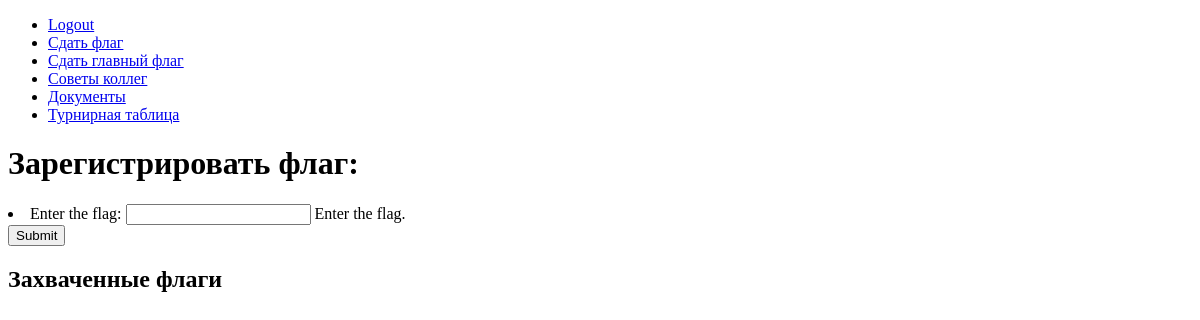
/turnir/ (signed in), run on an earlier commit of the app's database.
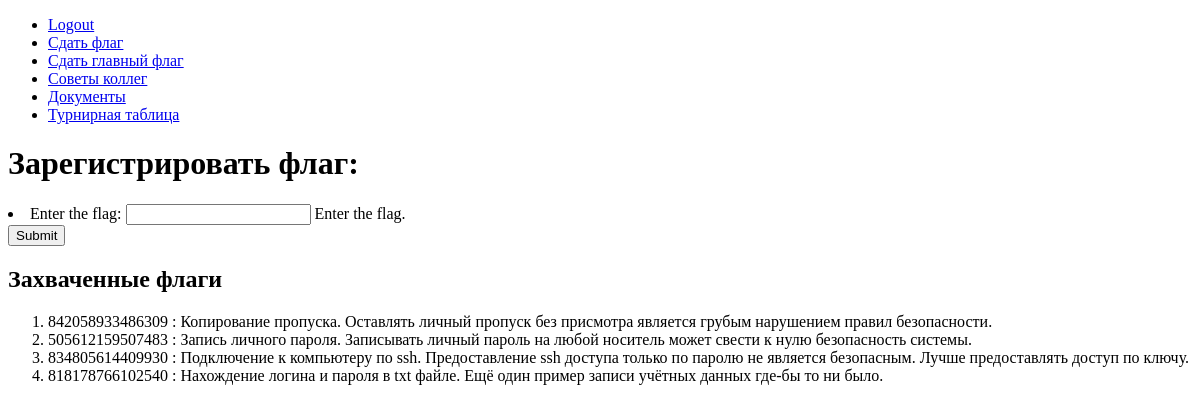
And on a later commit of the database.
### turnir/models.py (models this page shows, shortened)
class Flag(models.Model):
    id = models.AutoField(primary_key=True)
    type_id = models.ForeignKey(FlagType, on_delete=models.CASCADE, )
    user_id = models.ForeignKey(User, on_delete=models.CASCADE, )
    hash = models.BigIntegerField(help_text='Enter flag hash')
    captured = models.BooleanField(help_text='Flag is captured', default=False)
    capture_time = models.DateTimeField(help_text='Time of capture')

class FlagType(models.Model):
    id = models.AutoField(primary_key=True)
    description = models.CharField(max_length=150, help_text='Enter flag descr')

### turnir/views.py (the view, shortened to what this page needs)
# urls.py: path('', views.index, name='index'),
def index(request):
    form = RegisterFlagForm()
    captured_flags = Flag.objects.all().filter(user_id=request.user.id, captured=True).values()
    for cf in captured_flags:
        cf['description'] = FlagType.objects.filter(id=cf['type_id_id']).values()[0]['description']
    context = {
        'form': form,
        'cf': captured_flags,
    }
    return render(request, 'index.html', context=context)

### turnir/forms.py (shortened to what this page needs)
class RegisterFlagForm(forms.Form):
    flag_hash = forms.IntegerField(help_text="Enter the flag.", required=True, label="Enter the flag")

### templates/index.html (shortened to what this page needs)
{% extends "base_generic.html" %}
{% block content %}
    <h1>Зарегистрировать флаг:</h1>
    <form action="" method="post">
    {{ form.as_ul }}
    <input type="submit" value="Submit">
  </form>
    <h2>Захваченные флаги</h2>
    <ol>
        {% for x in cf %}
            <li>{{ x.hash }} : {{ x.description }} </li>
        {% endfor %}
    </ol>
{% endblock %}
{% block sidebar %}
    {% load static %}
    <ul>
        <li><a href="{% url 'logout' %}">Logout</a></li>
        <li>
            <a href="{% url 'index' %}">Сдать флаг</a>
        </li>
        <li>
            <a href="{% url 'mainkey' %}">Сдать главный флаг</a>
        </li>
        <li>
            <a href="{% url 'advice' %}">Советы коллег</a>
        </li>
         <li>
            <a href="{% url 'docs' %}">Документы</a>
        </li>
            <li>
            <a href="{% url 'dashboard' %}">Турнирная таблица</a>
            </li>
    </ul>
{% endblock %}

What changed in the data, as far as the page shows it:
now on this page (row edited): Flag: hash "842058933486309", description "Копирование пропуска. Оставлять личный пропуск без присмотра является грубым нарушением правил безопасности."
now on this page (row edited): Flag: hash "505612159507483", description "Запись личного пароля. Записывать личный пароль на любой носитель может свести к нулю безопасность системы."
now on this page (row edited): Flag: hash "834805614409930", description "Подключение к компьютеру по ssh. Предоставление ssh доступа только по паролю не является безопасным. Лучше предоставлять доступ по ключу."
now on this page (row edited): Flag: hash "818178766102540", description "Нахождение логина и пароля в txt файле. Ещё один пример записи учётных данных где-бы то ни было."
